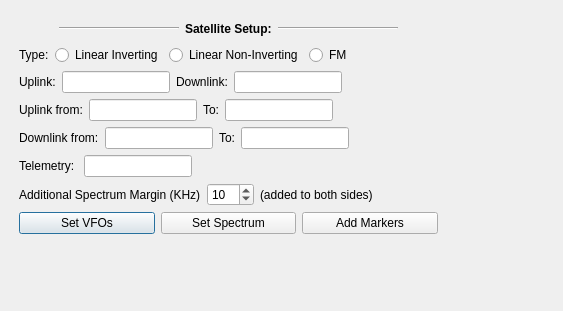
<?xml version="1.0" encoding="UTF-8"?>
<ui version="4.0">
 <class>satelliteSetup</class>
 <widget class="QDialog" name="satelliteSetup">
  <property name="geometry">
   <rect>
    <x>0</x>
    <y>0</y>
    <width>563</width>
    <height>311</height>
   </rect>
  </property>
  <property name="sizePolicy">
   <sizepolicy hsizetype="Fixed" vsizetype="Fixed">
    <horstretch>0</horstretch>
    <verstretch>0</verstretch>
   </sizepolicy>
  </property>
  <property name="minimumSize">
   <size>
    <width>563</width>
    <height>311</height>
   </size>
  </property>
  <property name="maximumSize">
   <size>
    <width>563</width>
    <height>311</height>
   </size>
  </property>
  <property name="windowTitle">
   <string>Satellite Setup</string>
  </property>
  <widget class="QWidget" name="verticalLayoutWidget">
   <property name="geometry">
    <rect>
     <x>9</x>
     <y>9</y>
     <width>541</width>
     <height>291</height>
    </rect>
   </property>
   <layout class="QVBoxLayout" name="verticalLayout">
    <property name="sizeConstraint">
     <enum>QLayout::SetFixedSize</enum>
    </property>
    <property name="leftMargin">
     <number>10</number>
    </property>
    <property name="topMargin">
     <number>10</number>
    </property>
    <property name="rightMargin">
     <number>10</number>
    </property>
    <property name="bottomMargin">
     <number>10</number>
    </property>
    <item>
     <layout class="QHBoxLayout" name="horizontalLayout_4">
      <property name="leftMargin">
       <number>0</number>
      </property>
      <property name="topMargin">
       <number>0</number>
      </property>
      <item>
       <spacer name="horizontalSpacer_2">
        <property name="orientation">
         <enum>Qt::Horizontal</enum>
        </property>
        <property name="sizeHint" stdset="0">
         <size>
          <width>40</width>
          <height>20</height>
         </size>
        </property>
       </spacer>
      </item>
      <item>
       <widget class="Line" name="line_2">
        <property name="minimumSize">
         <size>
          <width>120</width>
          <height>0</height>
         </size>
        </property>
        <property name="orientation">
         <enum>Qt::Horizontal</enum>
        </property>
       </widget>
      </item>
      <item>
       <widget class="QLabel" name="label_6">
        <property name="font">
         <font>
          <bold>true</bold>
         </font>
        </property>
        <property name="text">
         <string>Satellite Setup:</string>
        </property>
       </widget>
      </item>
      <item>
       <widget class="Line" name="line">
        <property name="minimumSize">
         <size>
          <width>120</width>
          <height>0</height>
         </size>
        </property>
        <property name="orientation">
         <enum>Qt::Horizontal</enum>
        </property>
       </widget>
      </item>
      <item>
       <spacer name="horizontalSpacer">
        <property name="orientation">
         <enum>Qt::Horizontal</enum>
        </property>
        <property name="sizeHint" stdset="0">
         <size>
          <width>40</width>
          <height>20</height>
         </size>
        </property>
       </spacer>
      </item>
     </layout>
    </item>
    <item>
     <layout class="QHBoxLayout" name="horizontalLayout_5">
      <property name="topMargin">
       <number>0</number>
      </property>
      <item>
       <widget class="QLabel" name="label_7">
        <property name="text">
         <string>Type:</string>
        </property>
       </widget>
      </item>
      <item>
       <widget class="QRadioButton" name="radioButton">
        <property name="text">
         <string>Linear Inverting</string>
        </property>
       </widget>
      </item>
      <item>
       <widget class="QRadioButton" name="radioButton_3">
        <property name="text">
         <string>Linear Non-Inverting</string>
        </property>
       </widget>
      </item>
      <item>
       <widget class="QRadioButton" name="radioButton_2">
        <property name="text">
         <string>FM</string>
        </property>
       </widget>
      </item>
      <item>
       <spacer name="horizontalSpacer_3">
        <property name="orientation">
         <enum>Qt::Horizontal</enum>
        </property>
        <property name="sizeHint" stdset="0">
         <size>
          <width>40</width>
          <height>20</height>
         </size>
        </property>
       </spacer>
      </item>
     </layout>
    </item>
    <item>
     <layout class="QHBoxLayout" name="fmSetupLayout">
      <property name="topMargin">
       <number>0</number>
      </property>
      <item>
       <widget class="QLabel" name="label_8">
        <property name="text">
         <string>Uplink:</string>
        </property>
       </widget>
      </item>
      <item>
       <widget class="QLineEdit" name="lineEdit_6">
        <property name="sizePolicy">
         <sizepolicy hsizetype="Fixed" vsizetype="Fixed">
          <horstretch>0</horstretch>
          <verstretch>0</verstretch>
         </sizepolicy>
        </property>
        <property name="minimumSize">
         <size>
          <width>30</width>
          <height>0</height>
         </size>
        </property>
       </widget>
      </item>
      <item>
       <widget class="QLabel" name="label_9">
        <property name="text">
         <string>Downlink:</string>
        </property>
       </widget>
      </item>
      <item>
       <widget class="QLineEdit" name="lineEdit_7">
        <property name="sizePolicy">
         <sizepolicy hsizetype="Fixed" vsizetype="Fixed">
          <horstretch>30</horstretch>
          <verstretch>0</verstretch>
         </sizepolicy>
        </property>
       </widget>
      </item>
      <item>
       <spacer name="horizontalSpacer_8">
        <property name="orientation">
         <enum>Qt::Horizontal</enum>
        </property>
        <property name="sizeHint" stdset="0">
         <size>
          <width>40</width>
          <height>20</height>
         </size>
        </property>
       </spacer>
      </item>
     </layout>
    </item>
    <item>
     <layout class="QHBoxLayout" name="linearUplinkLayout">
      <property name="leftMargin">
       <number>0</number>
      </property>
      <property name="topMargin">
       <number>0</number>
      </property>
      <property name="rightMargin">
       <number>0</number>
      </property>
      <property name="bottomMargin">
       <number>0</number>
      </property>
      <item>
       <widget class="QLabel" name="label">
        <property name="text">
         <string>Uplink from:</string>
        </property>
       </widget>
      </item>
      <item>
       <widget class="QLineEdit" name="lineEdit">
        <property name="sizePolicy">
         <sizepolicy hsizetype="Fixed" vsizetype="Fixed">
          <horstretch>0</horstretch>
          <verstretch>0</verstretch>
         </sizepolicy>
        </property>
        <property name="minimumSize">
         <size>
          <width>30</width>
          <height>0</height>
         </size>
        </property>
       </widget>
      </item>
      <item>
       <widget class="QLabel" name="label_2">
        <property name="text">
         <string>To:</string>
        </property>
       </widget>
      </item>
      <item>
       <widget class="QLineEdit" name="lineEdit_2">
        <property name="sizePolicy">
         <sizepolicy hsizetype="Fixed" vsizetype="Fixed">
          <horstretch>0</horstretch>
          <verstretch>0</verstretch>
         </sizepolicy>
        </property>
        <property name="minimumSize">
         <size>
          <width>30</width>
          <height>0</height>
         </size>
        </property>
       </widget>
      </item>
      <item>
       <spacer name="horizontalSpacer_7">
        <property name="orientation">
         <enum>Qt::Horizontal</enum>
        </property>
        <property name="sizeHint" stdset="0">
         <size>
          <width>40</width>
          <height>20</height>
         </size>
        </property>
       </spacer>
      </item>
     </layout>
    </item>
    <item>
     <layout class="QHBoxLayout" name="linearDownlinkLayout">
      <property name="leftMargin">
       <number>0</number>
      </property>
      <property name="topMargin">
       <number>0</number>
      </property>
      <property name="rightMargin">
       <number>0</number>
      </property>
      <property name="bottomMargin">
       <number>0</number>
      </property>
      <item>
       <widget class="QLabel" name="label_3">
        <property name="text">
         <string>Downlink from:</string>
        </property>
       </widget>
      </item>
      <item>
       <widget class="QLineEdit" name="lineEdit_3">
        <property name="sizePolicy">
         <sizepolicy hsizetype="Fixed" vsizetype="Fixed">
          <horstretch>0</horstretch>
          <verstretch>0</verstretch>
         </sizepolicy>
        </property>
        <property name="minimumSize">
         <size>
          <width>30</width>
          <height>0</height>
         </size>
        </property>
       </widget>
      </item>
      <item>
       <widget class="QLabel" name="label_4">
        <property name="text">
         <string>To:</string>
        </property>
       </widget>
      </item>
      <item>
       <widget class="QLineEdit" name="lineEdit_4">
        <property name="sizePolicy">
         <sizepolicy hsizetype="Fixed" vsizetype="Fixed">
          <horstretch>0</horstretch>
          <verstretch>0</verstretch>
         </sizepolicy>
        </property>
        <property name="minimumSize">
         <size>
          <width>30</width>
          <height>0</height>
         </size>
        </property>
       </widget>
      </item>
      <item>
       <spacer name="horizontalSpacer_6">
        <property name="orientation">
         <enum>Qt::Horizontal</enum>
        </property>
        <property name="sizeHint" stdset="0">
         <size>
          <width>40</width>
          <height>20</height>
         </size>
        </property>
       </spacer>
      </item>
     </layout>
    </item>
    <item>
     <layout class="QHBoxLayout" name="linearTelemetryLayout">
      <property name="leftMargin">
       <number>0</number>
      </property>
      <property name="topMargin">
       <number>0</number>
      </property>
      <property name="rightMargin">
       <number>0</number>
      </property>
      <property name="bottomMargin">
       <number>0</number>
      </property>
      <item>
       <widget class="QLabel" name="label_5">
        <property name="text">
         <string>Telemetry: </string>
        </property>
       </widget>
      </item>
      <item>
       <widget class="QLineEdit" name="lineEdit_5">
        <property name="sizePolicy">
         <sizepolicy hsizetype="Fixed" vsizetype="Fixed">
          <horstretch>0</horstretch>
          <verstretch>0</verstretch>
         </sizepolicy>
        </property>
        <property name="minimumSize">
         <size>
          <width>30</width>
          <height>0</height>
         </size>
        </property>
       </widget>
      </item>
      <item>
       <spacer name="horizontalSpacer_5">
        <property name="orientation">
         <enum>Qt::Horizontal</enum>
        </property>
        <property name="sizeHint" stdset="0">
         <size>
          <width>40</width>
          <height>20</height>
         </size>
        </property>
       </spacer>
      </item>
     </layout>
    </item>
    <item>
     <layout class="QHBoxLayout" name="horizontalLayout_7">
      <property name="topMargin">
       <number>0</number>
      </property>
      <item>
       <widget class="QLabel" name="label_10">
        <property name="text">
         <string>Additional Spectrum Margin (KHz)</string>
        </property>
       </widget>
      </item>
      <item>
       <widget class="QSpinBox" name="spinBox">
        <property name="maximum">
         <number>100</number>
        </property>
        <property name="value">
         <number>10</number>
        </property>
       </widget>
      </item>
      <item>
       <widget class="QLabel" name="label_11">
        <property name="text">
         <string>(added to both sides)</string>
        </property>
       </widget>
      </item>
      <item>
       <spacer name="horizontalSpacer_4">
        <property name="orientation">
         <enum>Qt::Horizontal</enum>
        </property>
        <property name="sizeHint" stdset="0">
         <size>
          <width>40</width>
          <height>20</height>
         </size>
        </property>
       </spacer>
      </item>
     </layout>
    </item>
    <item>
     <layout class="QHBoxLayout" name="horizontalLayout_8">
      <property name="topMargin">
       <number>0</number>
      </property>
      <item>
       <widget class="QPushButton" name="pushButton">
        <property name="text">
         <string>Set VFOs</string>
        </property>
       </widget>
      </item>
      <item>
       <widget class="QPushButton" name="pushButton_2">
        <property name="text">
         <string>Set Spectrum</string>
        </property>
       </widget>
      </item>
      <item>
       <widget class="QPushButton" name="pushButton_3">
        <property name="text">
         <string>Add Markers</string>
        </property>
       </widget>
      </item>
     </layout>
    </item>
    <item>
     <spacer name="verticalSpacer">
      <property name="orientation">
       <enum>Qt::Vertical</enum>
      </property>
      <property name="sizeHint" stdset="0">
       <size>
        <width>20</width>
        <height>40</height>
       </size>
      </property>
     </spacer>
    </item>
   </layout>
  </widget>
 </widget>
 <resources/>
 <connections/>
</ui>
